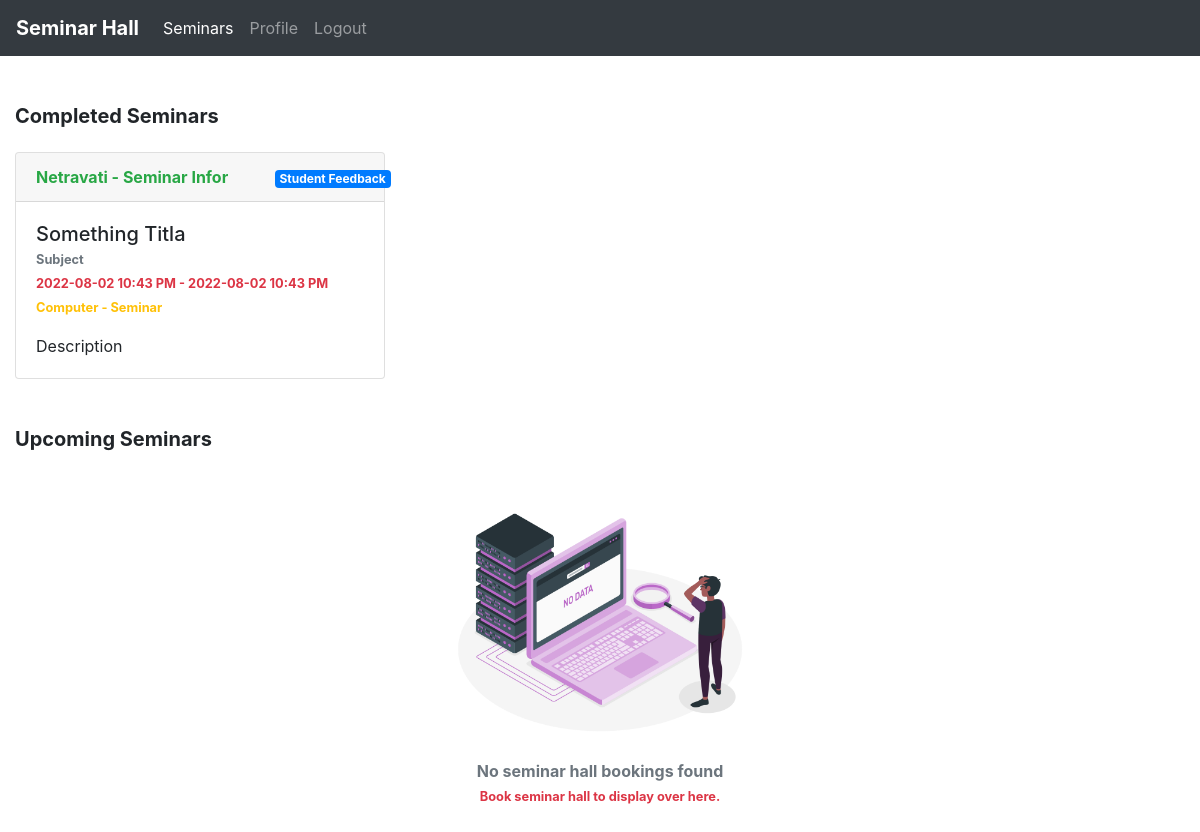
Page /students/students_home.php on the earlier database version.
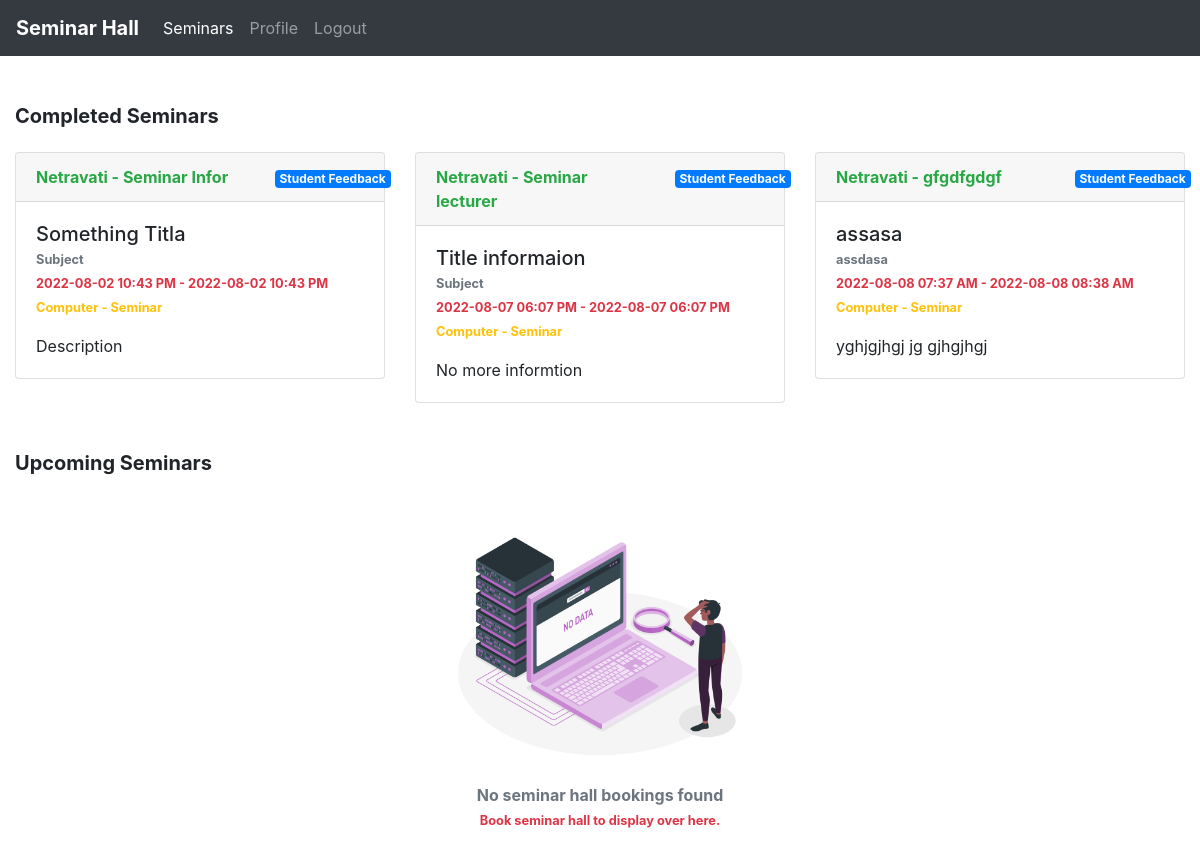
Same page on the later database version.
### tables this page shows
CREATE TABLE IF NOT EXISTS `bookings` (
  `id` int(11) NOT NULL AUTO_INCREMENT,
  `deptId` int(11) NOT NULL,
  `seminar_hall_id` int(11) NOT NULL,
  `title` varchar(100) NOT NULL,
  `subTitle` varchar(100) NOT NULL,
  `organizerName` varchar(100) NOT NULL,
  `from_date` datetime NOT NULL,
  `to_date` datetime NOT NULL,
  `guests` text,
  `description` text NOT NULL,
  `status` varchar(30) NOT NULL DEFAULT 'Pending',
  `images` text,
  `cancellation_reason` text,
  `accessories` text,
  `event_type` varchar(100) NOT NULL,
  `sem` varchar(30) NOT NULL,
  UNIQUE KEY `id_2` (`id`),
  KEY `deptId` (`deptId`)
);

CREATE TABLE IF NOT EXISTS `seminar_halls` (
  `id` int(11) NOT NULL AUTO_INCREMENT,
  `hall_name` varchar(100) NOT NULL,
  `hall_description` text NOT NULL,
  PRIMARY KEY (`id`)
);

CREATE TABLE IF NOT EXISTS `departments` (
  `id` int(11) NOT NULL AUTO_INCREMENT,
  `deptId` int(11) NOT NULL,
  `department_name` varchar(100) NOT NULL,
  PRIMARY KEY (`deptId`) USING BTREE,
  UNIQUE KEY `id` (`id`)
);

### students/students_home.php (the view, shortened to what this page needs)
<?php
include('../db/dbcon.php');
include('./students_header.php');
$todayDate = new DateTime();
$todayDate = $todayDate->format('Y-m-d H:i:s');
$result = mysqli_query($con, "SELECT * FROM `bookings` b, `departments` d, `seminar_halls` s
          WHERE b.deptId = d.deptId and b.seminar_hall_id = s.id and b.from_date >= '$todayDate'") or die(mysqli_error($con));
$count = mysqli_num_rows($result);
$completed_result = mysqli_query($con, "SELECT * FROM `bookings` b, `departments` d, `seminar_halls` s
          WHERE b.deptId = d.deptId and b.seminar_hall_id = s.id and b.from_date <= '$todayDate'") or die(mysqli_error($con));
$completed_count = mysqli_num_rows($completed_result);
?>
<!DOCTYPE html>
<html lang="en">
<head>
</head>
<body>
    <div class="container-fluid">
        <div class="mt-5 mb-5" id="upcoming_seminars">
            <h5 class="font-weight-bold text-black">Completed Seminars</h5>
            <?php
            if ($completed_count === 0) {
            ?>
                <div class="text-center">
                    <img src="../images/no-data.png" alt="No Data" width="300px">
                    <p class="text-muted font-weight-bold m-0">No seminar hall bookings found</p>
                    <small class="text-danger font-weight-bold">Book seminar hall to display over here.</small>
                </div>
            <?php
            } else {
            ?>
                <div class="row">
                    <?php
                    while ($row = mysqli_fetch_array($completed_result)) {
                    ?>
                        <div class="col-md-4 mt-3">
                            <div class="card">
                                <div class="card-header font-weight-bold text-success">
                                    <div class="row">
                                        <div class="col-md-8">
                                            <?php echo $row[20]; ?> <?php echo $row[8] ? '- ' . $row[8] : ''; ?>
                                        </div>
                                        <div class="col-md-4">
                                            <a href="./feedback.php?id=<?php echo $row[0]; ?>" class="badge badge-primary">Student Feedback</a>
                                        </div>
                                    </div>
                                </div>
                                <div class="card-body">
                                    <h5 class="card-title mb-0"><?php echo $row[3]; ?></h5>
                                    <small class="card-subtitle font-weight-bold text-muted"><?php echo $row[4]; ?></small><br>
                                    <small class="card-subtitle font-weight-bold text-danger"><?php echo date_format(date_create($row[6]), "Y-m-d h:i A"); ?> - <?php echo date_format(date_create($row[7]), "Y-m-d h:i A"); ?></small>
                                    <p><small class="card-subtitle font-weight-bold text-warning"><?php echo $row[18]; ?> - <?php echo $row[14]; ?></small></p>
                                    <p class="card-text mt-3"><?php echo $row[9]; ?></p>
                                </div>
                            </div>
                        </div>
                    <?php
                    }
                    ?>
                </div>
            <?php
            }
            ?>
        </div>
        <div class="mt-5 mb-5" id="upcoming_seminars">
            <h5 class="font-weight-bold text-black">Upcoming Seminars</h5>
            <?php
            if ($count === 0) {
            ?>
                <div class="text-center">
                    <img src="../images/no-data.png" alt="No Data" width="300px">
                    <p class="text-muted font-weight-bold m-0">No seminar hall bookings found</p>
                    <small class="text-danger font-weight-bold">Book seminar hall to display over here.</small>
                </div>
            <?php
            }
            ?>
        </div>
    </div>
</body>
</html>

### students/students_header.php (shortened to what this page needs)
<!DOCTYPE html>
<html lang="en">
<head>
    <link rel="stylesheet" href="../css/bootstrap.min.css">
    <link rel="stylesheet" href="../css/style.css">
</head>
<body>
    <nav class="navbar navbar-expand-lg navbar-dark bg-dark">
        <a class="navbar-brand font-weight-bold" href="#">Seminar Hall</a>
        <div class="collapse navbar-collapse" id="navbarNav">
            <ul class="navbar-nav">
                <li class="nav-item active">
                    <a class="nav-link" href="./students_home.php">Seminars <span class="sr-only">(current)</span></a>
                </li>
                <li class="nav-item">
                    <a class="nav-link" href="./profile.php">Profile <span class="sr-only">(current)</span></a>
                </li>
                <li class="nav-item">
                    <a class="nav-link" href="./logout.php">Logout <span class="sr-only">(current)</span></a>
                </li>
            </ul>
        </div>
    </nav>
</body>
</html>

Differences in the rows shown:
added bookings: seminar_hall.hall_name "Netravati", guests "Seminar lecturer", title "Title informaion", subTitle "Subject", from_date "2022-08-07 06:07 PM", to_date "2022-08-07 06:07 PM", deptId.department_name "Computer", event_type "Seminar", description "No more informtion"
added bookings: seminar_hall.hall_name "Netravati", guests "gfgdfgdgf", title "assasa", subTitle "assdasa", from_date "2022-08-08 07:37 AM", to_date "2022-08-08 08:38 AM", deptId.department_name "Computer", event_type "Seminar", description "yghjgjhgj jg gjhgjhgj"
